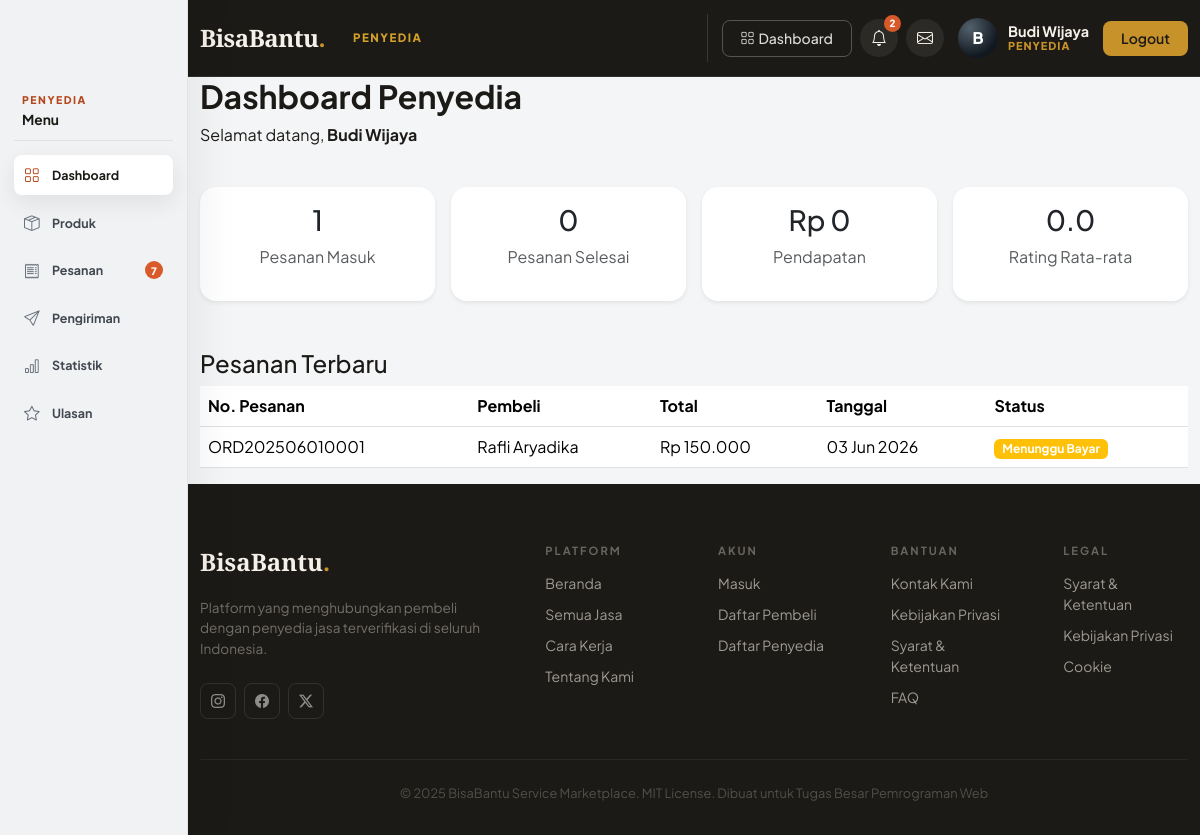
/index.php?page=dashboard (signed in), run on the app's committed database.
### tables this page shows
CREATE TABLE `orders` (
  `id` int(11) NOT NULL AUTO_INCREMENT,
  `buyer_id` int(11) NOT NULL,
  `provider_id` int(11) NOT NULL,
  `order_number` varchar(20) NOT NULL,
  `total_price` decimal(12,2) NOT NULL,
  `quantity` int(11) NOT NULL DEFAULT 1,
  `service_date` date NOT NULL,
  `service_address` text NOT NULL,
  `status` enum('pending','waiting_payment','paid','accepted','in_progress','completed','cancelled') NOT NULL DEFAULT 'pending',
  `notes` text DEFAULT NULL,
  `created_at` timestamp NOT NULL DEFAULT current_timestamp(),
  `updated_at` timestamp NOT NULL DEFAULT current_timestamp() ON UPDATE current_timestamp(),
  PRIMARY KEY (`id`),
  UNIQUE KEY `order_number` (`order_number`),
  KEY `buyer_id` (`buyer_id`),
  KEY `provider_id` (`provider_id`),
  CONSTRAINT `orders_ibfk_1` FOREIGN KEY (`buyer_id`) REFERENCES `users` (`id`) ON DELETE RESTRICT,
  CONSTRAINT `orders_ibfk_2` FOREIGN KEY (`provider_id`) REFERENCES `users` (`id`) ON DELETE RESTRICT
);

CREATE TABLE `users` (
  `id` int(11) NOT NULL AUTO_INCREMENT,
  `name` varchar(100) NOT NULL,
  `email` varchar(100) NOT NULL,
  `password` varchar(255) NOT NULL,
  `role` enum('buyer','provider','admin') NOT NULL,
  `is_verified` tinyint(1) DEFAULT 0,
  `phone` varchar(20) DEFAULT NULL,
  `address` text DEFAULT NULL,
  `remember_token` varchar(255) DEFAULT NULL,
  `created_at` timestamp NOT NULL DEFAULT current_timestamp(),
  `updated_at` timestamp NOT NULL DEFAULT current_timestamp() ON UPDATE current_timestamp(),
  PRIMARY KEY (`id`),
  UNIQUE KEY `email` (`email`)
);

### helpers/functions.php (called while the page is built, shortened)
<?php
function e($value) {
    return htmlspecialchars($value, ENT_QUOTES, 'UTF-8');
}

### models/OrderModel.php (called while the page is built, shortened)
<?php
class OrderModel {
    private $pdo;
    public function __construct($pdo) {
        $this->pdo = $pdo;
    }
    public function getByProvider($provider_id) {
        $stmt = $this->pdo->prepare('
            SELECT o.*, u.name as buyer_name
            FROM orders o
            JOIN users u ON o.buyer_id = u.id
            WHERE o.provider_id = ?
            ORDER BY o.created_at DESC
        ');
        $stmt->execute([$provider_id]);
        return $stmt->fetchAll();
    }
}

### models/ReviewModel.php (called while the page is built, shortened)
<?php
class ReviewModel {
    private $pdo;
    public function __construct($pdo) {
        $this->pdo = $pdo;
    }
    public function getAverageRatingByProvider($provider_id) {
        $stmt = $this->pdo->prepare('
            SELECT AVG(r.rating) as avg_rating, COUNT(r.id) as total_reviews
            FROM reviews r
            JOIN services s ON r.service_id = s.id
            WHERE s.provider_id = ?
        ');
        $stmt->execute([$provider_id]);
        return $stmt->fetch();
    }
}

### views/penyedia/dashboard.php (the view)
<?php
require_once __DIR__ . '/../../models/OrderModel.php';
require_once __DIR__ . '/../../models/ReviewModel.php';
$orderModel = new OrderModel($pdo);
$reviewModel = new ReviewModel($pdo);
$providerId = $_SESSION['user']['id'];
$providerName = $_SESSION['user']['name'] ?? 'Penyedia';
$orders = $orderModel->getByProvider($providerId);
$totalOrders = count($orders);
$completedOrders = count(array_filter($orders, fn($o) => $o['status'] === 'completed'));
$totalEarnings = array_sum(array_map(fn($o) => $o['status'] === 'completed' ? $o['total_price'] : 0, $orders));
$ratingData = $reviewModel->getAverageRatingByProvider($providerId);
$avgRating = $ratingData['avg_rating'] ? number_format($ratingData['avg_rating'], 1) : '0.0';
$recentOrders = array_slice($orders, 0, 5);
?>
<div class="container">
    <h2 class="fw-bold">Dashboard Penyedia</h2>
    <p>Selamat datang, <strong><?= e($providerName) ?></strong></p>
    <div class="row mt-4 g-3">
        <div class="col-md-3"><div class="card text-center p-3 border-0 shadow-sm rounded-4"><h3><?= $totalOrders ?></h3><p class="text-muted">Pesanan Masuk</p></div></div>
        <div class="col-md-3"><div class="card text-center p-3 border-0 shadow-sm rounded-4"><h3><?= $completedOrders ?></h3><p class="text-muted">Pesanan Selesai</p></div></div>
        <div class="col-md-3"><div class="card text-center p-3 border-0 shadow-sm rounded-4"><h3>Rp <?= number_format($totalEarnings, 0, ',', '.') ?></h3><p class="text-muted">Pendapatan</p></div></div>
        <div class="col-md-3"><div class="card text-center p-3 border-0 shadow-sm rounded-4"><h3><?= $avgRating ?></h3><p class="text-muted">Rating Rata-rata</p></div></div>
    </div>
    <div class="mt-5">
        <h4>Pesanan Terbaru</h4>
        <?php if (empty($recentOrders)): ?>
            <p class="text-muted">Belum ada pesanan.</p>
        <?php else: ?>
        <table class="table">
            <thead><tr><th>No. Pesanan</th><th>Pembeli</th><th>Total</th><th>Tanggal</th><th>Status</th></tr></thead>
            <tbody>
                <?php foreach ($recentOrders as $o): ?>
                <tr>
                    <td><?= e($o['order_number']) ?></td>
                    <td><?= e($o['buyer_name']) ?></td>
                    <td>Rp <?= number_format($o['total_price'], 0, ',', '.') ?></td>
                    <td><?= date('d M Y', strtotime($o['created_at'])) ?></td>
                    <td>
                        <?php
                        $statusMap = [
                            'pending' => ['Menunggu', 'secondary'],
                            'waiting_payment' => ['Menunggu Bayar', 'warning'],
                            'paid' => ['Dibayar', 'info'],
                            'accepted' => ['Diterima', 'primary'],
                            'in_progress' => ['Proses', 'warning'],
                            'completed' => ['Selesai', 'success'],
                            'cancelled' => ['Dibatalkan', 'danger'],
                        ];
                        $s = $statusMap[$o['status']] ?? ['Unknown', 'secondary'];
                        ?>
                        <span class="badge bg-<?= $s[1] ?>"><?= $s[0] ?></span>
                    </td>
                </tr>
                <?php endforeach; ?>
            </tbody>
        </table>
        <?php endif; ?>
    </div>
</div>

### data on the page
orders: status "0", order_number "ORD202506010001", buyer.name "Rafli Aryadika", total_price "150.000", created_at "03 Jun 2026", status "Menunggu Bayar"

### other printed values
$roleShortLabel "PENYEDIA"
$userInitial "B"
$userName "Budi Wijaya"
$roleLabel "PENYEDIA"
$item['label'] "Dashboard"
$item['label'] "Produk"
$item['label'] "Pesanan"
$item['badge'] "7"
$item['label'] "Pengiriman"
$item['label'] "Statistik"
$item['label'] "Ulasan"
$providerName "Budi Wijaya"
$totalOrders "1"
$avgRating "0.0"
